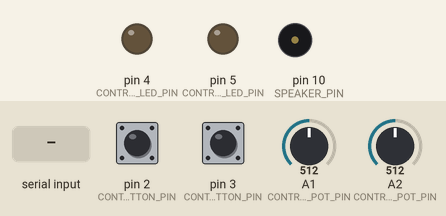
Recording of a sketch running on a simulated Arduino Uno, built with avr-gcc and run on an emulated ATmega328P. Shown: output pins drawn as LEDs (lit = HIGH), buzzer (waves = sounding). Inputs (shaded band) come from the test bench; at power-on: A1 (CONTROLLER_ONE_POT_PIN) = 512, A2 (CONTROLLER_TWO_POT_PIN) = 512, pin 2 (CONTROLER_ONE_BUTTON_PIN) LOW, pin 3 (CONTROLER_TWO_BUTTON_PIN) LOW. What the sketch prints to the serial monitor is not drawn.

Above: at 1.2 s.
1.3 s: byte 30 received over Serial
At 1.43 s:
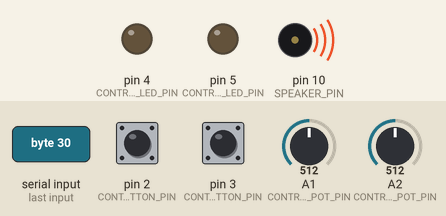
3.0 s: A1 (CONTROLLER_ONE_POT_PIN) set to 716
4.5 s: A2 (CONTROLLER_TWO_POT_PIN) set to 716
6.0 s: pin 2 (CONTROLER_ONE_BUTTON_PIN) pulled HIGH for 0.15 s
7.6 s: pin 3 (CONTROLER_TWO_BUTTON_PIN) pulled HIGH for 0.15 s
9.2 s: pin 2 (CONTROLER_ONE_BUTTON_PIN) pulled HIGH for 1 s
Timing chart, 0 to 12.2 s (numbered marks = the images above; inputs shaded):
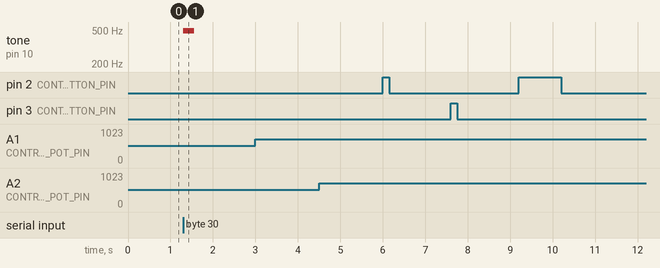

The sketch:

pronguino.ino
```cpp
/**
  pronguino.ino - Main sketch

  https://neildeighan.com/pronguino-6/

  Parts required:
  - 2 x 10k Ohm potentiometers
  - 2 x Switches
  - 2 x 10k Ohm resistors
  - 2 x Yellow LEDs
  - 2 x 220 Ohm resistor
  - 1 x Piezo

  @author  Neil Deighan

*/

// Include the Controller library
#include "Pronguino.h"

// Define constants
const int CONTROLLER_COUNT = 2;
const int CONTROLLER_ONE = 0;
const int CONTROLLER_TWO = 1;

// Define analog pins
const int CONTROLLER_ONE_POT_PIN = A1;
const int CONTROLLER_TWO_POT_PIN = A2;

// Define digital pins for controllers
const int CONTROLER_ONE_BUTTON_PIN = 2;
const int CONTROLER_TWO_BUTTON_PIN = 3;
const int CONTROLER_ONE_LED_PIN = 4;
const int CONTROLER_TWO_LED_PIN = 5;

// Define digital pin for speaker
const int SPEAKER_PIN = 10;

// Special constant to turn on / off testing mode
const bool TESTING = false;

// Declare Game Console
GameConsole gameConsole;

// Declare controllers
Controller* controllers;

// Declare Controller Values
int controllerValue1;
int controllerValue2;
int previousControllerValue1;
int previousControllerValue2;

// Declare Button States
int buttonState1;
int buttonState2;
int previousButtonState1;
int previousButtonState2;

// Declare data
byte data;


/**
  Setup the serial communications and controllers
*/
void setup() {

  // Create Game Console
  gameConsole = GameConsole(SPEAKER_PIN);

  // Add controllers to console
  gameConsole.addController(CONTROLLER_ONE_POT_PIN, CONTROLER_ONE_BUTTON_PIN, CONTROLER_ONE_LED_PIN);
  gameConsole.addController(CONTROLLER_TWO_POT_PIN, CONTROLER_TWO_BUTTON_PIN, CONTROLER_TWO_LED_PIN);

  // Get Controllers
  controllers = gameConsole.controllers();

  // Initialize serial communication
  Serial.begin(9600);

  // Print debug headers
  if (TESTING) {
    resultsHeader();
  }

  // Read Initial Values
  readValues();

  // Create Initial Data
  data = createData(controllerValue1, controllerValue2, buttonState1, buttonState2);

  // Send Initial Data
  if (!TESTING) {
    // Write the data to serial port
    Serial.write(data);
  }

}

/**
  Continuously read/write controller values
*/
void loop() {

  readValues();

  // If either of the controller/button values have changed ...
  if (valuesChanged() == true) {

    // Create data byte to send
    data = createData(controllerValue1, controllerValue2, buttonState1, buttonState2);

    if (!TESTING) {
      // Write the data to serial port
      Serial.write(data);
    }

    // Set Previous Values
    previousControllerValue1 = controllerValue1;
    previousControllerValue2 = controllerValue2;

    // Set Previous Button States
    previousButtonState1 = buttonState1;
    previousButtonState2 = buttonState2;

    if (TESTING) {
      // Check the LED's working, by hitting a button
      controllers[CONTROLLER_ONE].writeLedState(buttonState1);
      controllers[CONTROLLER_TWO].writeLedState(buttonState2);

      // Check piezo .. when left button ..
      if(buttonState1 == HIGH) {
        gameConsole.speaker().wallSound();
      }

      // ... right button
      if(buttonState2 == HIGH) {
        gameConsole.speaker().paddleSound();
      }

      // ... both buttons pressed
      if(buttonState1 == HIGH && buttonState2 == HIGH) {
        gameConsole.speaker().pointSound();
      }

    }


    // Small Delay
    delay(100);

  }
}

/**
  Called when data received from serial port
*/
void serialEvent() {

  while (Serial.available()) {
    // Read Data
    byte dataIn = (byte)Serial.read();

    // Get State
    int state = bitRead(dataIn, 0);   // Add constants

    // Get Index
    int index = bitRead(dataIn, 1);

    // Set LED State of required controller
    controllers[index].writeLedState(state);

    // Check if wall sound requested
    if(bitRead(dataIn,2) == 1) {
      gameConsole.speaker().wallSound();
    }

    // Check if paddle sound requested
    if(bitRead(dataIn,3) == 1) {
      gameConsole.speaker().paddleSound();
    }

    // Check if point sound requested
    if(bitRead(dataIn,4) == 1) {
      gameConsole.speaker().pointSound();
    }


  }
}

/**
  Read values from controllers
*/
void readValues() {

  // Read the values from each controller
  controllerValue1 = controllers[CONTROLLER_ONE].readValue();
  controllerValue2 = controllers[CONTROLLER_TWO].readValue();

  // Read the state from buttons
  buttonState1 = controllers[CONTROLLER_ONE].readButtonState();
  buttonState2 = controllers[CONTROLLER_TWO].readButtonState();

}

/**
  Checks if any values have changed

  @return true if any values have changed
*/
bool valuesChanged() {
  return (controllerValue1 != previousControllerValue1 || controllerValue2 != previousControllerValue2 ||
          buttonState1 != previousButtonState1 || buttonState2 != previousButtonState2);
}

/**
  Create the data to be written to serial port

  @param  controllerValue1
  @param  controllerValue2
  @param  buttonState1
  @param  buttonState2

  @return data
*/
byte createData(int controllerValue1, int controllerValue2, int buttonState1, int buttonState2)
{

  // Convert to nibbles
  byte highNibble = (byte) (controllerValue1 | buttonState1 << 3) << 4;
  byte lowNibble  = (byte)  controllerValue2 | buttonState2 << 3;

  // Combine the two nibbles to make a byte
  byte data = highNibble | lowNibble;

  if (TESTING) {
    // Print results detail
    resultsDetail(controllerValue1, buttonState1, highNibble, controllerValue2, buttonState2, lowNibble, data);
  }

  return data;

}

/**
   Print Results Header to Serial Monitor
*/
void resultsHeader() {

  // Controller #1
  Serial.print("controllerValue1\t");
  Serial.print("buttonState1\t");
  Serial.print("highNibble\t");

  // Controller #2
  Serial.print("controllerValue2\t");
  Serial.print("buttonState2\t");
  Serial.print("lowNibble\t");

  Serial.println("data");

}

/**
   Print Results Detail to Serial Monitor

  @param  controllerValue1
  @param  buttonState1
  @param  highNibble
  @param  controllerValue2
  @param  buttonState2
  @param  lowNibble
  @param  data
*/
void resultsDetail(int controllerValue1, int buttonState1, byte highNibble, int controllerValue2, int buttonState2, byte lowNibble, byte data) {

  // Controller #1
  Serial.print(controllerValue1); Serial.print("\t\t\t");
  Serial.print(buttonState1); Serial.print("\t\t");
  Serial.print(highNibble); Serial.print("\t\t");

  // Controller #2
  Serial.print(controllerValue2); Serial.print("\t\t\t");
  Serial.print(buttonState2); Serial.print("\t\t");
  Serial.print(lowNibble); Serial.print("\t\t");

  Serial.println(data);

}
```

Measured:
- after the input at 1.3 s, tone on pin 10 (SPEAKER_PIN): silent → 490 Hz at once, → silent 0.26 s later
- after the input at 3.0 s, every drawn part: stays the same
- after the input at 4.5 s, every drawn part: stays the same
- after the input at 6.0 s, every drawn part: stays the same
- after the input at 7.6 s, every drawn part: stays the same
- after the input at 9.2 s, every drawn part: stays the same
